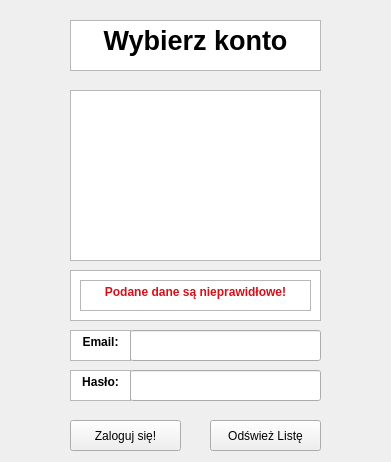
<?xml version="1.0" encoding="UTF-8"?>
<ui version="4.0">
 <class>LoginWindowClass</class>
 <widget class="QWidget" name="LoginWindowClass">
  <property name="enabled">
   <bool>true</bool>
  </property>
  <property name="geometry">
   <rect>
    <x>0</x>
    <y>0</y>
    <width>391</width>
    <height>462</height>
   </rect>
  </property>
  <property name="windowTitle">
   <string>LoginWindow</string>
  </property>
  <widget class="QTextBrowser" name="textBrowser">
   <property name="geometry">
    <rect>
     <x>70</x>
     <y>20</y>
     <width>251</width>
     <height>51</height>
    </rect>
   </property>
   <property name="html">
    <string>&lt;!DOCTYPE HTML PUBLIC &quot;-//W3C//DTD HTML 4.0//EN&quot; &quot;http://www.w3.org/TR/REC-html40/strict.dtd&quot;&gt;
&lt;html&gt;&lt;head&gt;&lt;meta name=&quot;qrichtext&quot; content=&quot;1&quot; /&gt;&lt;meta charset=&quot;utf-8&quot; /&gt;&lt;style type=&quot;text/css&quot;&gt;
p, li { white-space: pre-wrap; }
hr { height: 1px; border-width: 0; }
li.unchecked::marker { content: &quot;\2610&quot;; }
li.checked::marker { content: &quot;\2612&quot;; }
&lt;/style&gt;&lt;/head&gt;&lt;body style=&quot; font-family:'Segoe UI'; font-size:9pt; font-weight:400; font-style:normal;&quot;&gt;
&lt;p align=&quot;center&quot; style=&quot; margin-top:0px; margin-bottom:0px; margin-left:0px; margin-right:0px; -qt-block-indent:0; text-indent:0px;&quot;&gt;&lt;span style=&quot; font-size:20pt; font-weight:700;&quot;&gt;Wybierz konto&lt;/span&gt;&lt;/p&gt;&lt;/body&gt;&lt;/html&gt;</string>
   </property>
  </widget>
  <widget class="QTextBrowser" name="textBrowser_2">
   <property name="geometry">
    <rect>
     <x>70</x>
     <y>330</y>
     <width>61</width>
     <height>31</height>
    </rect>
   </property>
   <property name="html">
    <string>&lt;!DOCTYPE HTML PUBLIC &quot;-//W3C//DTD HTML 4.0//EN&quot; &quot;http://www.w3.org/TR/REC-html40/strict.dtd&quot;&gt;
&lt;html&gt;&lt;head&gt;&lt;meta name=&quot;qrichtext&quot; content=&quot;1&quot; /&gt;&lt;meta charset=&quot;utf-8&quot; /&gt;&lt;style type=&quot;text/css&quot;&gt;
p, li { white-space: pre-wrap; }
hr { height: 1px; border-width: 0; }
li.unchecked::marker { content: &quot;\2610&quot;; }
li.checked::marker { content: &quot;\2612&quot;; }
&lt;/style&gt;&lt;/head&gt;&lt;body style=&quot; font-family:'Segoe UI'; font-size:9pt; font-weight:400; font-style:normal;&quot;&gt;
&lt;p align=&quot;center&quot; style=&quot; margin-top:0px; margin-bottom:0px; margin-left:0px; margin-right:0px; -qt-block-indent:0; text-indent:0px;&quot;&gt;&lt;span style=&quot; font-weight:700;&quot;&gt;Email:&lt;/span&gt;&lt;/p&gt;&lt;/body&gt;&lt;/html&gt;</string>
   </property>
  </widget>
  <widget class="QLineEdit" name="insertEmail">
   <property name="geometry">
    <rect>
     <x>130</x>
     <y>330</y>
     <width>191</width>
     <height>31</height>
    </rect>
   </property>
  </widget>
  <widget class="QTextBrowser" name="textBrowser_3">
   <property name="geometry">
    <rect>
     <x>70</x>
     <y>370</y>
     <width>61</width>
     <height>31</height>
    </rect>
   </property>
   <property name="html">
    <string>&lt;!DOCTYPE HTML PUBLIC &quot;-//W3C//DTD HTML 4.0//EN&quot; &quot;http://www.w3.org/TR/REC-html40/strict.dtd&quot;&gt;
&lt;html&gt;&lt;head&gt;&lt;meta name=&quot;qrichtext&quot; content=&quot;1&quot; /&gt;&lt;meta charset=&quot;utf-8&quot; /&gt;&lt;style type=&quot;text/css&quot;&gt;
p, li { white-space: pre-wrap; }
hr { height: 1px; border-width: 0; }
li.unchecked::marker { content: &quot;\2610&quot;; }
li.checked::marker { content: &quot;\2612&quot;; }
&lt;/style&gt;&lt;/head&gt;&lt;body style=&quot; font-family:'Segoe UI'; font-size:9pt; font-weight:400; font-style:normal;&quot;&gt;
&lt;p align=&quot;center&quot; style=&quot; margin-top:0px; margin-bottom:0px; margin-left:0px; margin-right:0px; -qt-block-indent:0; text-indent:0px;&quot;&gt;&lt;span style=&quot; font-weight:700;&quot;&gt;Hasło:&lt;/span&gt;&lt;/p&gt;&lt;/body&gt;&lt;/html&gt;</string>
   </property>
  </widget>
  <widget class="QLineEdit" name="insertPassword">
   <property name="geometry">
    <rect>
     <x>130</x>
     <y>370</y>
     <width>191</width>
     <height>31</height>
    </rect>
   </property>
   <property name="echoMode">
    <enum>QLineEdit::EchoMode::Password</enum>
   </property>
  </widget>
  <widget class="QPushButton" name="loginBtn">
   <property name="enabled">
    <bool>true</bool>
   </property>
   <property name="geometry">
    <rect>
     <x>70</x>
     <y>420</y>
     <width>111</width>
     <height>31</height>
    </rect>
   </property>
   <property name="text">
    <string>Zaloguj się!</string>
   </property>
  </widget>
  <widget class="QTextBrowser" name="loginInfo">
   <property name="geometry">
    <rect>
     <x>70</x>
     <y>270</y>
     <width>251</width>
     <height>51</height>
    </rect>
   </property>
   <property name="html">
    <string>&lt;!DOCTYPE HTML PUBLIC &quot;-//W3C//DTD HTML 4.0//EN&quot; &quot;http://www.w3.org/TR/REC-html40/strict.dtd&quot;&gt;
&lt;html&gt;&lt;head&gt;&lt;meta name=&quot;qrichtext&quot; content=&quot;1&quot; /&gt;&lt;meta charset=&quot;utf-8&quot; /&gt;&lt;style type=&quot;text/css&quot;&gt;
p, li { white-space: pre-wrap; }
hr { height: 1px; border-width: 0; }
li.unchecked::marker { content: &quot;\2610&quot;; }
li.checked::marker { content: &quot;\2612&quot;; }
&lt;/style&gt;&lt;/head&gt;&lt;body style=&quot; font-family:'Segoe UI'; font-size:9pt; font-weight:400; font-style:normal;&quot;&gt;
&lt;p align=&quot;center&quot; style=&quot; margin-top:0px; margin-bottom:0px; margin-left:0px; margin-right:0px; -qt-block-indent:0; text-indent:0px;&quot;&gt;&lt;span style=&quot; font-size:14pt;&quot;&gt;Podaj dane logowania&lt;/span&gt;&lt;/p&gt;&lt;/body&gt;&lt;/html&gt;</string>
   </property>
  </widget>
  <widget class="QListWidget" name="listWidget">
   <property name="geometry">
    <rect>
     <x>70</x>
     <y>90</y>
     <width>251</width>
     <height>171</height>
    </rect>
   </property>
  </widget>
  <widget class="QPushButton" name="refrestUserList">
   <property name="enabled">
    <bool>true</bool>
   </property>
   <property name="geometry">
    <rect>
     <x>210</x>
     <y>420</y>
     <width>111</width>
     <height>31</height>
    </rect>
   </property>
   <property name="text">
    <string>Odśwież Listę</string>
   </property>
  </widget>
  <widget class="QFrame" name="loginError">
   <property name="enabled">
    <bool>true</bool>
   </property>
   <property name="geometry">
    <rect>
     <x>70</x>
     <y>270</y>
     <width>251</width>
     <height>51</height>
    </rect>
   </property>
   <property name="frameShape">
    <enum>QFrame::Shape::StyledPanel</enum>
   </property>
   <property name="frameShadow">
    <enum>QFrame::Shadow::Raised</enum>
   </property>
   <widget class="QTextBrowser" name="textBrowser_5">
    <property name="geometry">
     <rect>
      <x>10</x>
      <y>10</y>
      <width>231</width>
      <height>31</height>
     </rect>
    </property>
    <property name="html">
     <string>&lt;!DOCTYPE HTML PUBLIC &quot;-//W3C//DTD HTML 4.0//EN&quot; &quot;http://www.w3.org/TR/REC-html40/strict.dtd&quot;&gt;
&lt;html&gt;&lt;head&gt;&lt;meta name=&quot;qrichtext&quot; content=&quot;1&quot; /&gt;&lt;meta charset=&quot;utf-8&quot; /&gt;&lt;style type=&quot;text/css&quot;&gt;
p, li { white-space: pre-wrap; }
hr { height: 1px; border-width: 0; }
li.unchecked::marker { content: &quot;\2610&quot;; }
li.checked::marker { content: &quot;\2612&quot;; }
&lt;/style&gt;&lt;/head&gt;&lt;body style=&quot; font-family:'Segoe UI'; font-size:9pt; font-weight:400; font-style:normal;&quot;&gt;
&lt;p align=&quot;center&quot; style=&quot; margin-top:0px; margin-bottom:0px; margin-left:0px; margin-right:0px; -qt-block-indent:0; text-indent:0px;&quot;&gt;&lt;span style=&quot; font-weight:700; color:#d80e18;&quot;&gt;Podane dane są nieprawidłowe!&lt;/span&gt;&lt;/p&gt;&lt;/body&gt;&lt;/html&gt;</string>
    </property>
   </widget>
  </widget>
 </widget>
 <layoutdefault spacing="6" margin="11"/>
 <resources/>
 <connections/>
</ui>
